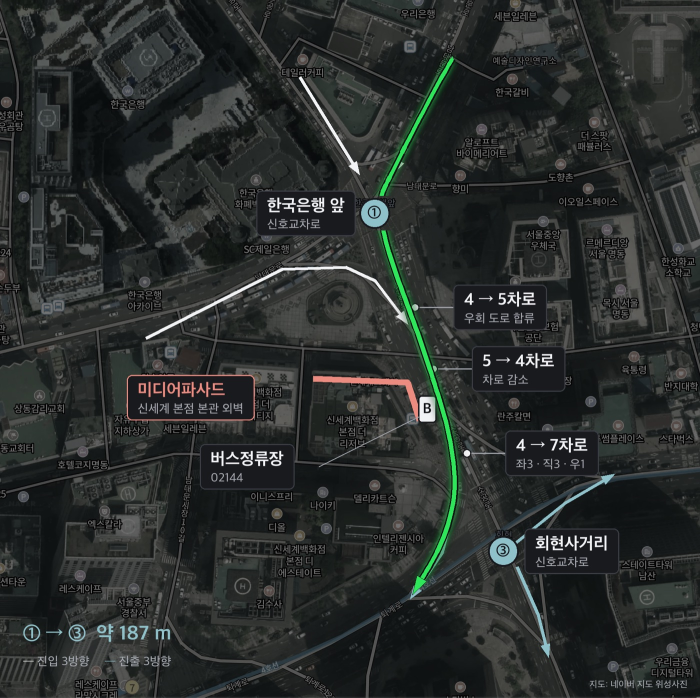
#> input picture docs/assets/satellite_annotated.jpg, 1400 x 1395 px (shown at 1/2 size)
$ python make_page_road_en.py
#> lines starting #> are read from the running program, lines starting #| are printed output that depends on the picture
"""영어 페이지(docs/en.html)용 도로 그림: 한국어 라벨 상자를 영어로 다시 그린다.

    python scripts/training/make_page_road_en.py
    # → docs/assets/en/satellite_annotated.jpg, docs/assets/en/sumo_road.gif

원본(docs/assets/satellite_annotated.jpg, sumo_road.gif)은 라벨이 이미지에 박혀 있고 만든 스크립트가 없어서,
라벨 상자를 색으로 찾아(flood fill) 같은 모양의 상자를 덮고 영어로 다시 쓴다. 지도 자체의 상호명은 그대로다.
필요한 것: Pillow, ffmpeg. 글꼴은 macOS의 Apple SD Gothic Neo.
"""
import os
import subprocess
import tempfile
from collections import deque

from PIL import Image, ImageDraw, ImageFont

BASE = os.path.dirname(os.path.dirname(os.path.dirname(os.path.abspath(__file__))))
A = os.path.join(BASE, "docs", "assets")
FONT = "/System/Library/Fonts/AppleSDGothicNeo.ttc"
WHITE, MUTED, RED = (242, 243, 245), (163, 167, 174), (236, 139, 127)


def font(size, bold=False):
    return ImageFont.truetype(FONT, round(size), index=6 if bold else 0)


def find_box(px, size, seed, tol=7):
    """seed가 있는 단색 상자 안쪽의 경계 (x0, y0, x1, y1)."""
    W, H = size
    bg = px[seed]
    seen, q = {seed}, deque([seed])
    x0 = x1 = seed[0]
    y0 = y1 = seed[1]
    while q:
        x, y = q.popleft()
        x0, x1, y0, y1 = min(x0, x), max(x1, x), min(y0, y), max(y1, y)
        for n in ((x + 1, y), (x - 1, y), (x, y + 1), (x, y - 1)):
            if n in seen or not (0 <= n[0] < W and 0 <= n[1] < H):
                continue
            if abs(n[0] - seed[0]) > 300 or abs(n[1] - seed[1]) > 120:
                continue
            if max(abs(a - b) for a, b in zip(px[n], bg)) <= tol:
                seen.add(n)
                q.append(n)
    return (x0, y0, x1, y1), bg


def plan(im, labels):
    """라벨마다 새 상자 위치와 글자를 정한다 (모든 GIF 프레임에 같은 값을 쓰려고 첫 프레임에서 한 번만)."""
    px = im.load()
    out = []
    for seed, grow, title, sub, tcolor in labels:
        (x0, y0, x1, y1), bg = find_box(px, im.size, seed)
        border = px[x0 - 1, (y0 + y1) // 2]
        h = y1 - y0
        ft, fs = font(h * 0.36, True), font(h * 0.26)
        pad = h * 0.235
        need = pad * 2 + max(ft.getlength(title), fs.getlength(sub) if sub else 0)
        w = max(x1 - x0, need)
        nx0, nx1 = (x0, x0 + w) if grow == "right" else (x1 - w, x1)
        out.append(((nx0, y0, nx1, y1), bg, border, ft, fs, pad, title, sub, tcolor))
    return out


def draw(im, planned):
    d = ImageDraw.Draw(im)
    for (x0, y0, x1, y1), bg, border, ft, fs, pad, title, sub, tcolor in planned:
        h = y1 - y0
        d.rounded_rectangle((x0 - 2, y0 - 2, x1 + 2, y1 + 2), radius=h * 0.1, fill=bg, outline=border, width=2)
        if sub:
            d.text((x0 + pad, y0 + h * 0.33), title, font=ft, fill=tcolor, anchor="lm")
            d.text((x0 + pad, y0 + h * 0.72), sub, font=fs, fill=MUTED, anchor="lm")
        else:
            d.text((x0 + pad, y0 + h / 2), title, font=ft, fill=tcolor, anchor="lm")


def satellite():
    im = Image.open(os.path.join(A, "satellite_annotated.jpg")).convert("RGB")
#> im is the input picture: PIL image 1400x1395 RGB; mean R, G, B 42.4, 46.2, 44.8
    labels = [((530, 395), "left", "Bank of Korea", "Signalized intersection", WHITE),
              ((918, 582), "right", "4 → 5 lanes", "Bypass road merges", WHITE),
              ((955, 703), "right", "5 → 4 lanes", "Lane drop", WHITE),
              ((262, 762), "left", "Media facade", "Shinsegae main building", RED),
              ((410, 902), "left", "Bus stop", "02144", WHITE),
              ((1020, 872), "right", "4 → 7 lanes", "L3 · S3 · R1", WHITE),
              ((1058, 1068), "right", "Hoehyeon", "Signalized intersection", WHITE)]
    draw(im, plan(im, labels))
#> the loop in plan, `for seed, grow, title, sub, tcolor in labels:` made 7 passes
#> (x0, y0, x1, y1, bg, border, h, pad) on passes 1 to 7: (515, 384, 708, 469, (25, 26, 30), (55, 56, 61), 85, 19.97), (909, 572, 1091, 657, (25, 26, 30), (54, 57, 62), 85, 19.97), (946, 695, 1127, 780, (25, 26, 30), (55, 56, 61), 85, 19.97), (257, 754, 505, 836, (22, 27, 30), (45, 21, 21), 82, 19.27), (402, 890, 586, 976, (25, 26, 31), (58, 59, 64), 86, 20.21), (1013, 864, 1194, 949, (25, 26, 30), (51, 52, 57), 85, 19.97), (1051, 1060, 1235, 1145, (27, 25, 30), (59, 60, 65), 85, 19.97)
#> after the loop in plan, `for seed, grow, title, sub, tcolor in labels:`: out = 7 items
#> the loop in draw, `for (x0, y0, x1, y1), bg, border, ft, fs, pad, title, sub, tcolor in p..` made 7 passes
#> (x0, y0, x1, y1, bg, border, pad, title) on passes 1 to 7: (417.8, 384, 708, 469, (25, 26, 30), (55, 56, 61), 19.97, 'Bank of Korea'), (909, 572, 1173.5, 657, (25, 26, 30), (54, 57, 62), 19.97, '4 → 5 lanes'), (946, 695, 1163.4, 780, (25, 26, 30), (55, 56, 61), 19.97, '5 → 4 lanes'), (207.8, 754, 505, 836, (22, 27, 30), (45, 21, 21), 19.27, 'Media facade'), (402, 890, 586, 976, (25, 26, 31), (58, 59, 64), 20.21, 'Bus stop'), (1013, 864, 1230.4, 949, (25, 26, 30), (51, 52, 57), 19.97, '4 → 7 lanes'), (1051, 1060, 1341.2, 1145, (27, 25, 30), (59, 60, 65), 19.97, 'Hoehyeon')
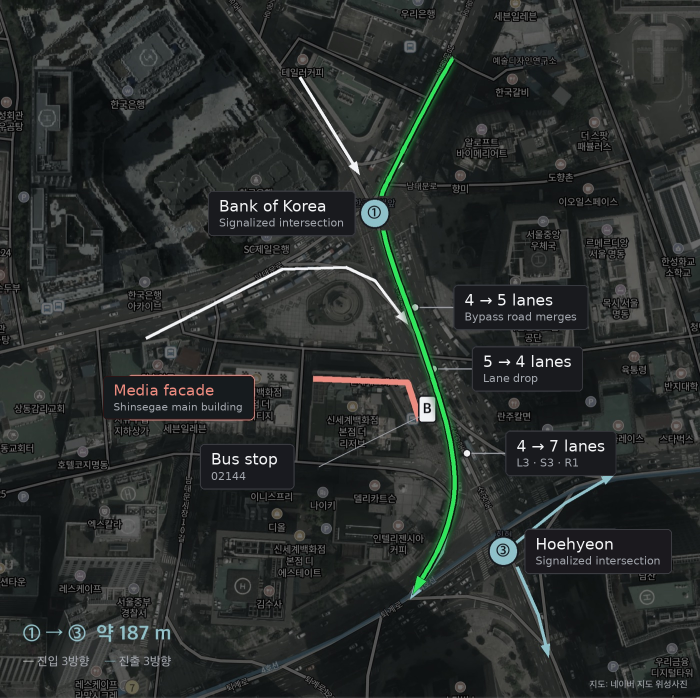
#> im: PIL image 1400x1395 RGB (shown at 1/2 size); mean R, G, B 42, 45.9, 44.5
    d = ImageDraw.Draw(im)
    bg, border, teal = (25, 26, 30), (59, 60, 64), (143, 193, 202)
    # 왼쪽 아래 범례: 원래 글자 위에 같은 모양의 상자를 깔고 다시 쓴다
    d.rounded_rectangle((28, 1232, 400, 1346), radius=9, fill=bg, outline=border, width=2)
    d.text((48, 1268), "① → ③  ≈ 187 m", font=font(36, True), fill=teal, anchor="lm")
    d.line((48, 1320, 70, 1320), fill=(225, 226, 228), width=3)
    d.text((78, 1320), "3 entries", font=font(22), fill=MUTED, anchor="lm")
    d.line((200, 1320, 222, 1320), fill=teal, width=3)
    d.text((230, 1320), "3 exits", font=font(22), fill=MUTED, anchor="lm")
    # 오른쪽 아래 출처
    d.rounded_rectangle((1128, 1348, 1392, 1386), radius=7, fill=bg)
    d.text((1382, 1367), "Map: Naver Map satellite", font=font(20), fill=MUTED, anchor="rm")
    os.makedirs(os.path.join(A, "en"), exist_ok=True)
    out = os.path.join(A, "en", "satellite_annotated.jpg")
    im.save(out, quality=90)
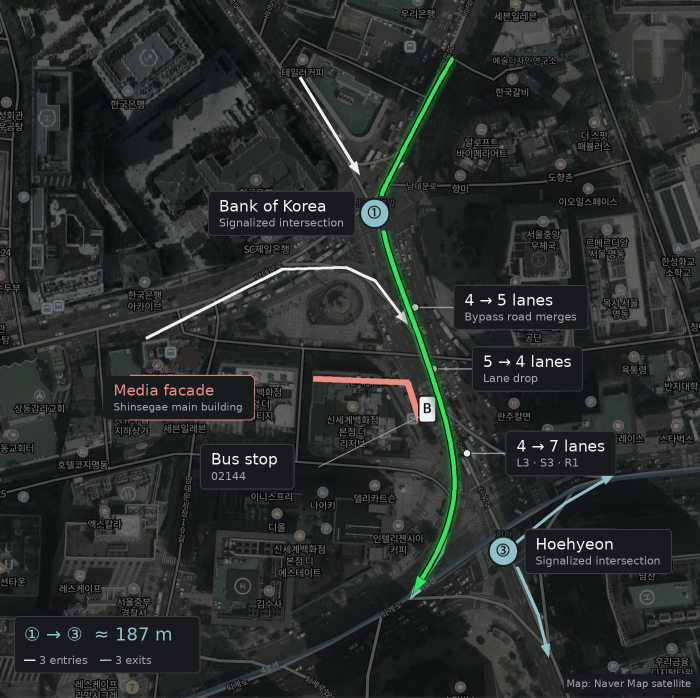
#> saved as satellite_annotated.jpg: PIL image 1400x1395 RGB (shown at 1/2 size); mean R, G, B 41.6, 45.3, 44.1
    print(out)


def sumo_gif():
    src = Image.open(os.path.join(A, "sumo_road.gif"))
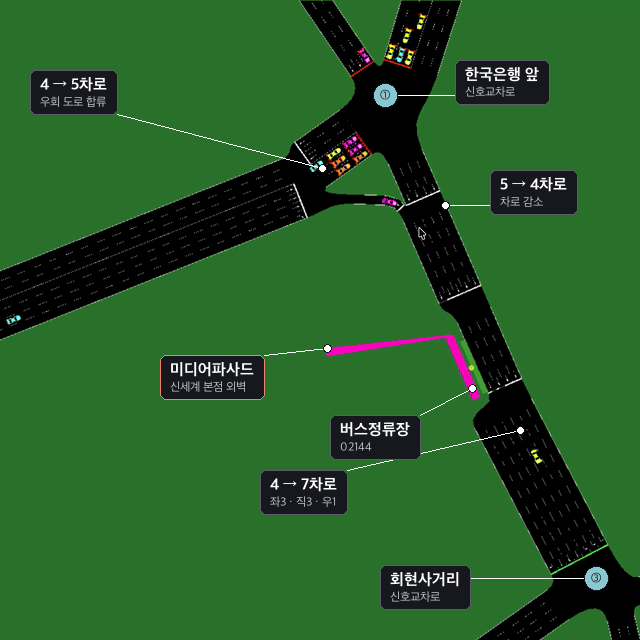
#> input picture docs/assets/sumo_road.gif, 640 x 640 px
#> src is the input picture: PIL image 640x640 P; mean R, G, B 38, 92, 38.9
    duration = src.info.get("duration", 130)
#> duration = 130
    first = src.convert("RGB")
    labels = [((462, 69), "right", "Bank of Korea", "Signalized intersection", WHITE),
              ((34, 76), "right", "4 → 5 lanes", "Bypass merges", WHITE),
              ((494, 180), "right", "5 → 4 lanes", "Lane drop", WHITE),
              ((165, 360), "right", "Media facade", "Shinsegae main bldg.", RED),
              ((333, 420), "right", "Bus stop", "02144", WHITE),
              ((264, 475), "right", "4 → 7 lanes", "L3 · S3 · R1", WHITE),
              ((384, 572), "right", "Hoehyeon", "Signalized intersection", WHITE)]
    planned = plan(first, labels)
#> the loop in plan (call 2), `for seed, grow, title, sub, tcolor in labels:` made 7 passes
#> (x0, y0, x1, y1, border, need, w, nx0) on passes 1 to 7: (456, 61, 548, 103, (90, 94, 104), 144.9, 144.9, 456), (31, 71, 116, 113, (90, 94, 104), 105.6, 105.6, 31), (491, 171, 576, 213, (90, 94, 104), 105.6, 105.6, 491), (161, 356, 263, 398, (240, 128, 112), 138.7, 138.7, 161), (331, 416, 419, 458, (90, 94, 104), 84.49, 88, 331), (261, 471, 346, 513, (90, 94, 104), 105.6, 105.6, 261), (381, 566, 469, 608, (90, 94, 104), 144.9, 144.9, 381)
#> planned = 7 items
    tmp = tempfile.mkdtemp()
    for i in range(src.n_frames):
        src.seek(i)
        fr = src.convert("RGB")
        draw(fr, planned)
        fr.save(os.path.join(tmp, f"{i:04d}.png"))
#> this loop made 128 passes
#> pass 1, in sumo_gif, `fr.save(os.path.join(tmp, f"{i:04d}.png"))`:
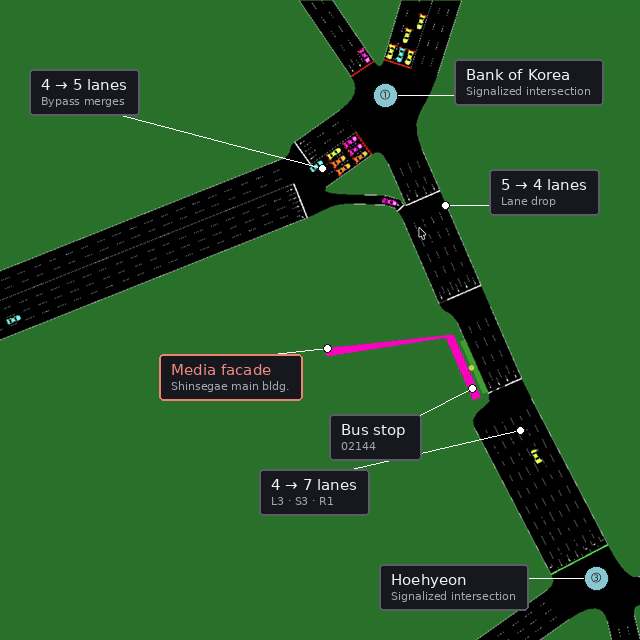
#> saved as 0000.png: PIL image 640x640 RGB; mean R, G, B 37.7, 89.6, 38.7
#> pass 2, in sumo_gif, `fr.save(os.path.join(tmp, f"{i:04d}.png"))`:
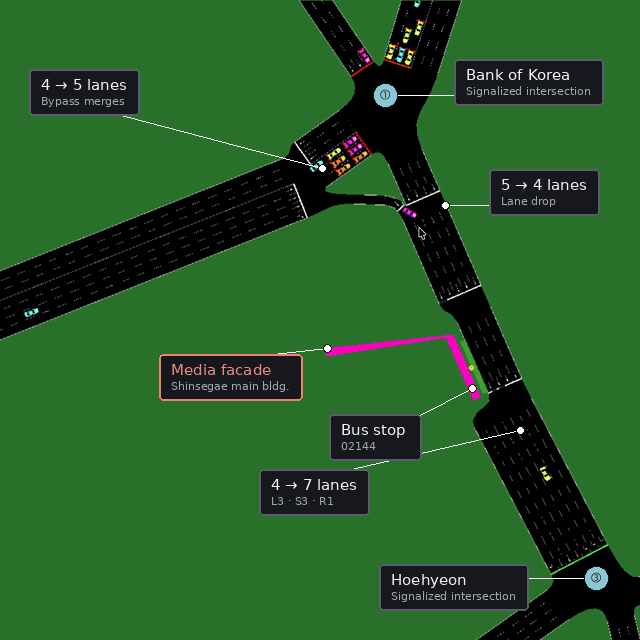
#> saved as 0001.png: PIL image 640x640 RGB; mean R, G, B 37.7, 89.6, 38.7
    out = os.path.join(A, "en", "sumo_road.gif")
    subprocess.run(["ffmpeg", "-loglevel", "error", "-y", "-framerate", f"1000/{duration}", "-i",
                    os.path.join(tmp, "%04d.png"), "-vf",
                    "split[x][y];[x]palettegen=max_colors=128[p];[y][p]paletteuse=dither=none", out], check=True)
#> (this line was passed over: subprocess is not available in this run)
    print(out, src.n_frames, "frames")
#| docs/assets/en/sumo_road.gif 128 frames


if __name__ == "__main__":
    satellite()
    sumo_gif()
